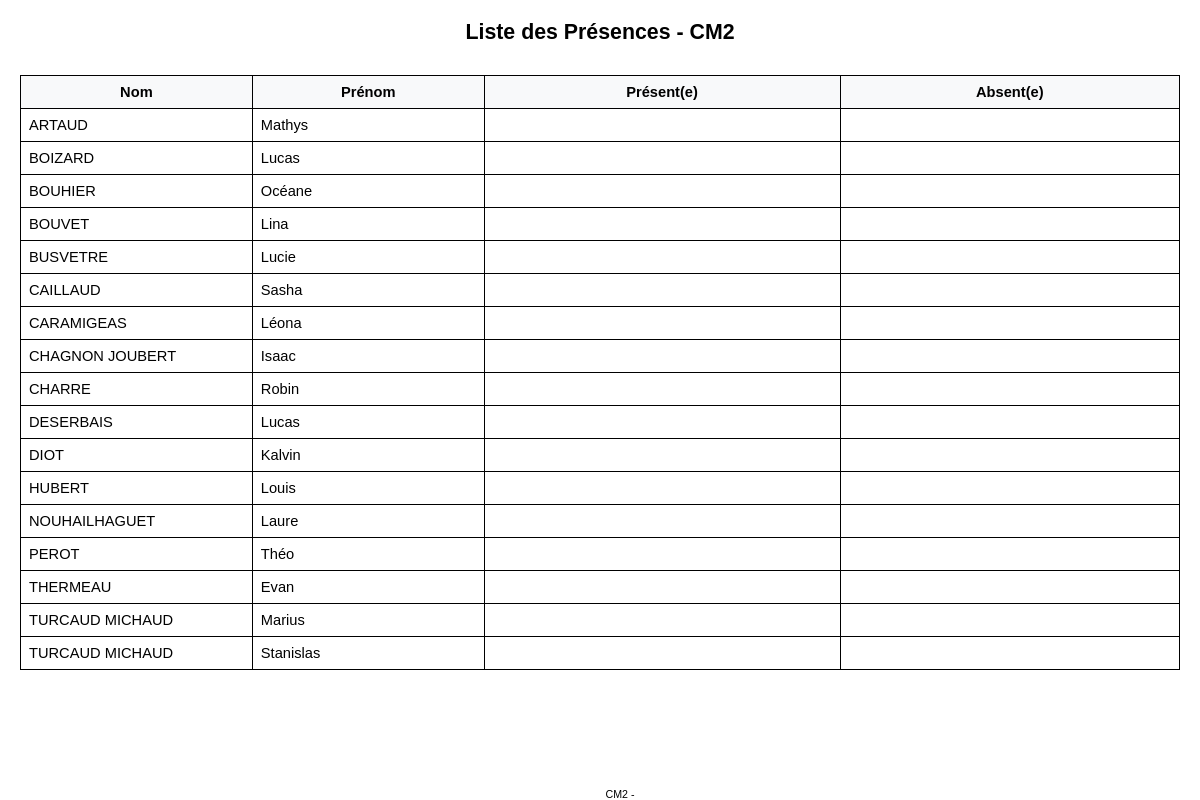
Screenshot of /templates/presences/imprimer_presence.php?type=jour&categorie=1&date=2025-05-25 (signed in) with the database file from the repository.
### tables this page shows
CREATE TABLE `categories` (
  `id` int(11) NOT NULL,
  `nom` varchar(50) NOT NULL,
  `description` text,
  `created_at` timestamp NOT NULL DEFAULT CURRENT_TIMESTAMP
);

CREATE TABLE `personnes` (
  `id` int(11) NOT NULL,
  `nom` varchar(100) NOT NULL,
  `prenom` varchar(100) NOT NULL,
  `categorie_id` int(11) NOT NULL,
  `actif` tinyint(1) DEFAULT '1',
  `created_at` timestamp NOT NULL DEFAULT CURRENT_TIMESTAMP
);

### src/Models/presence.php (called while the page is built, shortened)
<?php
class Presence
{
    private $db;
    public function __construct()
    {
        $config = require_once __DIR__ . '/../../config/database.php';
        $this->db = new PDO(
            "mysql:host={$config['host']};dbname={$config['dbname']};charset=utf8",
            $config['user'],
            $config['password'],
            [PDO::ATTR_ERRMODE => PDO::ERRMODE_EXCEPTION]
        );
    }
    public function getCategories()
    {
        $query = "SELECT * FROM categories ORDER BY id";
        $stmt = $this->db->query($query);
        return $stmt->fetchAll(PDO::FETCH_ASSOC);
    }
    public function getPersonnesByCategorie($categorieId)
    {
        $query = "SELECT * FROM personnes WHERE categorie_id = ? AND actif = true ORDER BY nom, prenom";
        $stmt = $this->db->prepare($query);
        $stmt->execute([$categorieId]);
        return $stmt->fetchAll(PDO::FETCH_ASSOC);
    }    public function getPresences($date, $categorieId)
    {
        $query = "SELECT p.*, pe.nom, pe.prenom
                 FROM presences p
                 JOIN personnes pe ON p.personne_id = pe.id
                 WHERE pe.categorie_id = ? AND p.date_presence = ? AND pe.actif = true
                 ORDER BY pe.nom, pe.prenom";
        $stmt = $this->db->prepare($query);
        $stmt->execute([$categorieId, $date]);
        return $stmt->fetchAll(PDO::FETCH_ASSOC);
    }    public function enregistrerPresences($date, $presences, $absences = [], $categorieId = null)
    {
        $this->db->beginTransaction();
        try {
            $query = "SELECT id FROM personnes WHERE actif = true";
            if ($categorieId !== null) {
                $query .= " AND categorie_id = ?";
                $stmt = $this->db->prepare($query);
                $stmt->execute([$categorieId]);
            } else {
                $stmt = $this->db->query($query);
            }
            $personnes = $stmt->fetchAll(PDO::FETCH_COLUMN);
            foreach ($personnes as $personneId) {
                $present = isset($presences[$personneId]) ? 1 : 0;
                $absent = isset($absences[$personneId]) ? 1 : 0;
                $query = "INSERT INTO presences (personne_id, date_presence, present, absent)
                         VALUES (?, ?, ?, ?)
                         ON DUPLICATE KEY UPDATE present = ?, absent = ?";
                $stmt = $this->db->prepare($query);
                $stmt->execute([$personneId, $date, $present, $absent, $present, $absent]);
            }
            $this->db->commit();
            return true;
        } catch (Exception $e) {
            $this->db->rollBack();
            error_log($e->getMessage());
            return false;
        }
    }
}

### templates/presences/imprimer_presence.php (the view, shortened to what this page needs)
<?php
require_once __DIR__ . '/../../includes/functions.php';
require_once __DIR__ . '/../../src/Models/presence.php';
$presence = new Presence();
$categories = $presence->getCategories();
$type = isset($_GET['type']) ? $_GET['type'] : 'jour';
$categorieId = isset($_GET['categorie']) ? intval($_GET['categorie']) : 1;
$nomCategorie = '';
foreach ($categories as $cat) {
    if ($cat['id'] == $categorieId) {
        $nomCategorie = $cat['nom'];
        break;
    }
}
if ($type === 'jour') {
    $personnes = $presence->getPersonnesByCategorie($categorieId);
} else {
    $mois = isset($_GET['mois']) ? intval($_GET['mois']) : intval(date('m'));
    $annee = isset($_GET['annee']) ? intval($_GET['annee']) : intval(date('Y'));
    $recap = $presence->getRecapitulatifMensuel($mois, $annee, $categorieId);
}
?>
<!DOCTYPE html>
<html lang="fr">
<head>
    <link rel="stylesheet" href="/public/css/print.css">
</head>
<body>
    <div class="header">
        <h1>
            <?php if ($type === 'jour'): ?>
            Liste des Présences -
            <?= htmlspecialchars($nomCategorie) ?>
            <?php else: ?>
            Récapitulatif des Présences -
            <?= htmlspecialchars($nomCategorie) ?>
            <?php endif; ?>
        </h1>
    </div>
    <table>
        <thead>
            <tr>
                <th style="width: 20%">Nom</th>
                <th style="width: 20%">Prénom</th>
                <?php if ($type === 'jour'): ?>
                <th>Présent(e)</th>
                <th>Absent(e)</th>
                <?php endif; ?>
            </tr>
        </thead>
        <tbody>
            <?php if ($type === 'recap'):
                $createDaysTable = function ($jours) {
                    if (empty($jours)) {
                        return '-';
                    }
                    $html = '<table class="jours-table">';
                    $chunks = array_chunk($jours, 4);
                    foreach ($chunks as $chunk) {
                        $html .= '<tr>';
                        foreach ($chunk as $jour) {
                            $html .= '<td>' . $jour . '</td>';
                        }
                        for ($i = count($chunk); $i < 4; $i++) {
                            $html .= '<td class="empty"></td>';
                        }
                        $html .= '</tr>';
                    }
                    $html .= '</table>';
                    return $html;
                };
                foreach ($recap as $personne):
                    $joursPresent = $personne['jours_present'] ? explode(',', $personne['jours_present']) : [];
                    $joursAbsent = $personne['jours_absent'] ? explode(',', $personne['jours_absent']) : [];
                    sort($joursPresent, SORT_NUMERIC);
                    sort($joursAbsent, SORT_NUMERIC);
                    ?>
            <tr>
                <td><?= htmlspecialchars($personne['nom']) ?>
                </td>
                <td><?= htmlspecialchars($personne['prenom']) ?>
                </td>
                <td><?= $createDaysTable($joursPresent) ?></td>
                <td><?= $createDaysTable($joursAbsent) ?></td>
                <td style="text-align: center">
                    <?= count($joursPresent) ?></td>
                <td style="text-align: center">
                    <?= count($joursAbsent) ?></td>
            </tr>
            <?php endforeach; ?>
            <?php else: ?>
            <?php foreach ($personnes as $personne): ?>
            <tr>
                <td><?= htmlspecialchars($personne['nom']) ?>
                </td>
                <td><?= htmlspecialchars($personne['prenom']) ?>
                </td>
                <td style="text-align: center">
                </td>
                <td style="text-align: center">
                </td>
            </tr>
            <?php endforeach; ?>
            <?php endif; ?>
        </tbody>
    </table>
    <div class="footer">
        <?= htmlspecialchars($nomCategorie) ?> -
    </div>
</body>
</html>

### templates/presences/imprimer_presence.php (style rules this page uses)
body { font-family: Arial, sans-serif; margin: 20px; font-size: 12pt; }
h1 { font-size: 16pt; text-align: center; margin-bottom: 20px; }
.header { text-align: center; margin-bottom: 30px; }
table { width: 100%; border-collapse: collapse; margin-bottom: 30px; page-break-inside: auto; }
tr { page-break-inside: avoid; page-break-after: auto; }
thead { display: table-header-group; }
th { font-weight: bold; background-color: #f8f9fa; }
th, td { border: 1px solid #000; padding: 8px; font-size: 11pt; }
.footer { text-align: center; font-size: 8pt; margin-top: 30px; position: fixed; bottom: 0; width: 100%; }

### rows the page displays
categories: nom "CM2"
personnes: nom "ARTAUD", prenom "Mathys"
personnes: nom "BOIZARD", prenom "Lucas"
personnes: nom "BOUHIER", prenom "Océane"
personnes: nom "BOUVET", prenom "Lina"
personnes: nom "BUSVETRE", prenom "Lucie"
personnes: nom "CAILLAUD", prenom "Sasha"
personnes: nom "CARAMIGEAS", prenom "Léona"
personnes: nom "CHAGNON JOUBERT", prenom "Isaac"
personnes: nom "CHARRE", prenom "Robin"
personnes: nom "DESERBAIS", prenom "Lucas"
personnes: nom "DIOT", prenom "Kalvin"
personnes: nom "HUBERT", prenom "Louis"
personnes: nom "NOUHAILHAGUET", prenom "Laure"
personnes: nom "PEROT", prenom "Théo"
personnes: nom "THERMEAU", prenom "Evan"
personnes: nom "TURCAUD MICHAUD", prenom "Marius"
personnes: nom "TURCAUD MICHAUD", prenom "Stanislas"
